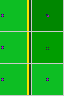

The image is a tile-based game level rendered from a .tmx file. Its description and complete source (layers, tilesets, objects, tile grids) follow:
An orthogonal 2x3 tile map with 32x32 px tiles, 1 tile layer (Tile Layer 1).

<map version="1.8" tiledversion="1.8.0" orientation="orthogonal" renderorder="right-down" width="2" height="3" tilewidth="32" tileheight="32" infinite="0" nextlayerid="2" nextobjectid="1">
 <tileset firstgid="1" source="test-tileset.tsx" />
 <layer id="1" name="Tile Layer 1" width="2" height="3">
  <data encoding="csv">
39,14,
39,11,
39,38
</data>
 </layer>
</map>
